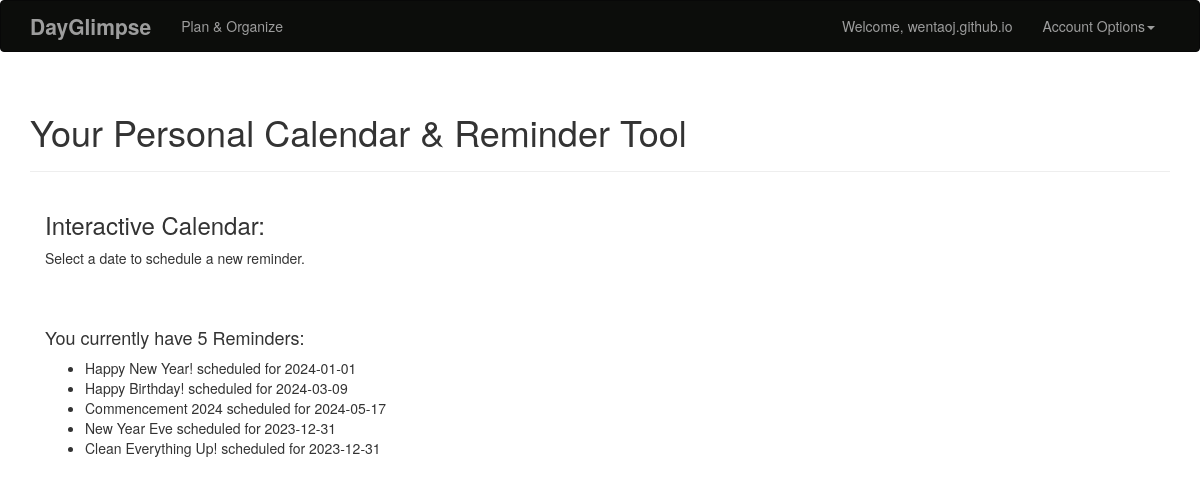
Page /calendar (signed in) on the committed database.
### app/models.py (models this page shows, shortened)
class User(UserMixin, db.Model):
    __tablename__ = "user"
    uid = db.Column(db.Integer, unique=True, primary_key = True) # PK: uid
    username = db.Column(db.String(64), index=True, unique=True)
    email = db.Column(db.String(120), index=True, unique=True)
    dob = db.Column(db.Date, default=date.today())
    password_hash = db.Column(db.String(128))
    reminder = db.relationship("Reminder", back_populates="user") # 1 to 1
    @property
    def password(self):
        raise AttributeError("password is not a readable attribute")

class Reminder(UserMixin, db.Model):
    __tablename__ = "reminder"
    note_name = db.Column(db.String(64))
    create_time = db.Column(db.DateTime, default=datetime.now)
    note_id = db.Column(db.Integer, unique=True, primary_key=True) # PK: note_id
    user_id = db.Column(db.Integer, db.ForeignKey('user.uid')) # FK
    note_loc = db.Column(db.String(64))
    note_set_date = db.Column(db.Date, nullable=False, index=True)
    date_start_hour = db.Column(db.String(64))
    date_end_hour = db.Column(db.String(64))
    user = db.relationship("User", back_populates="reminder") # 1 to 1

### app/main/views.py (the view)
@main.route('/calendar')
def calendar():
    today = date.today()
    year = today.year
    month = today.month
    return render_template('calendar.html', year=year, month=month, today=today)

### app/models.py (called while the page is built)
@login_manager.user_loader
def load_user(user_id):
    return User.query.get(int(user_id))

### app/templates/calendar.html (shortened to what this page needs)
{% extends "base.html" %}
{% import "bootstrap/wtf.html" as wtf %}
{% block page_content %}
<div class="page-header">
  <h1>Your Personal Calendar & Reminder Tool</h1>
</div>
<div class="col-md-4">
  <h3>Interactive Calendar:</h3>
  <p>Select a date to schedule a new reminder.</p>
  <br> <br>
  {% if current_user.is_authenticated %}
    <h4>You currently have {{ current_user.reminder|length }} Reminders:</h4>
    <ul>
      {% for rem in current_user.reminder %}
        <li>{{ rem.note_name }} scheduled for {{ rem.note_set_date }}</li>
      {% endfor %}
    </ul>
  {% else %}
    <p><a href="{{ url_for('auth.login') }}">Sign in</a> to view or create your reminders.</p>
  {% endif %}
</div>
<div id="calendar-grid" class="col-md-7"></div>
{% endblock %}

### app/templates/base.html (shortened to what this page needs)
{% extends "bootstrap/base.html" %}
{% block head %}
{{ super() }}
{% endblock %}
{% block styles %}
{{ super() }}
<link rel="stylesheet" href="{{ url_for('static', filename='styles.css') }}">
{% endblock %}
{% block navbar %}
<div class="navbar navbar-inverse" role="navigation">
  <div class="container">
    <div class="navbar-header">
      <a class="navbar-brand" href="{{ url_for('main.index') }}">DayGlimpse</a>
    </div>
    <div class="navbar-collapse collapse">
      <ul class="nav navbar-nav">
        <li><a href="{{ url_for('main.calendar') }}">Plan & Organize</a></li>
      </ul>
      <ul class="nav navbar-nav navbar-right">
        {% if current_user.is_authenticated %}
        <li><a href="{{ url_for('main.user', username=current_user.username) }}">Welcome, {{ current_user.username }}</a></li>
        <li class="dropdown">
          <a href="#" class="dropdown-toggle" data-toggle="dropdown">Account Options<b class="caret"></b></a>
        </li>
        {% else %}
        <li><a href="{{ url_for('auth.login') }}">Sign In</a></li>
        {% endif %}
      </ul>
    </div>
  </div>
</div>
{% endblock %}
{% block content %}
<div class="container">
  {% block page_content %}{% endblock %}
</div>
{% endblock %}

### app/static/styles.css (style rules this page uses)
.navbar { background-color: #0c0d0b; }
.navbar-brand { font-weight: bolder; font-size: 1.5em; color: whitesmoke; }

### rows in the picture
User: username "wentaoj.github.io"
Reminder: note_name "Happy New Year!", note_set_date "2024-01-01"
Reminder: note_name "Happy Birthday!", note_set_date "2024-03-09"
Reminder: note_name "Commencement 2024", note_set_date "2024-05-17"
Reminder: note_name "New Year Eve", note_set_date "2023-12-31"
Reminder: note_name "Clean Everything Up!", note_set_date "2023-12-31"

### other values in the picture
{{ current_user.reminder|length }} "5"
